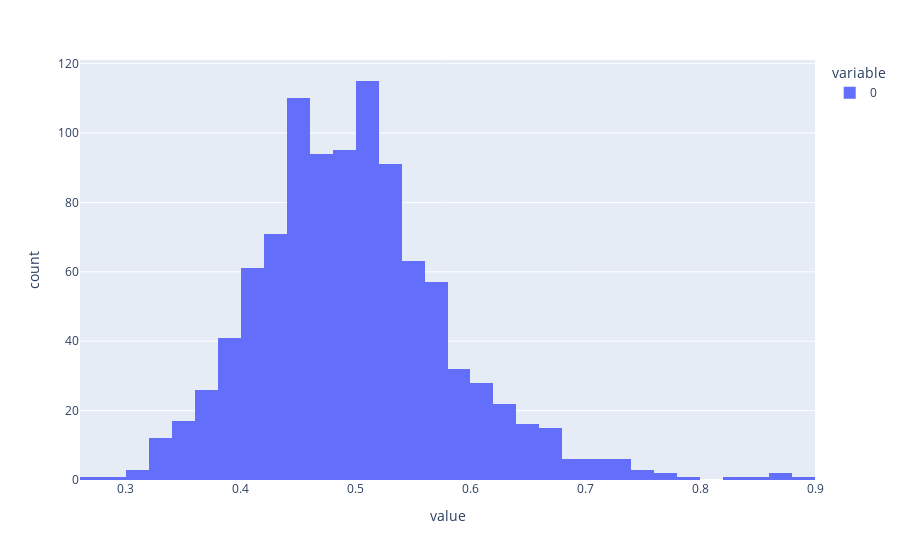

Notebook source saved alongside this figure:
### Code cell
px.histogram(data, nbins=50)

### Figure 1 — Plotly figure (JSON) as saved in the notebook; plotly's stock layout.template omitted (floating-point values rounded to 4 significant figures; data arrays with more than 128 entries replaced by an {"elided": "..."} marker saying what was removed)
{"data": [{"alignmentgroup": "True", "bingroup": "x", "hovertemplate": "variable=0<br>value=%{x}<br>count=%{y}<extra></extra>", "legendgroup": "0", "marker": {"color": "#636efa", "pattern": {"shape": ""}}, "name": "0", "nbinsx": 50, "offsetgroup": "0", "orientation": "v", "showlegend": true, "type": "histogram", "x": {"elided": "1000 float values"}, "xaxis": "x", "yaxis": "y"}], "layout": {"barmode": "relative", "legend": {"title": {"text": "variable"}, "tracegroupgap": 0}, "margin": {"t": 60}, "xaxis": {"anchor": "y", "domain": [0, 1], "title": {"text": "value"}}, "yaxis": {"anchor": "x", "domain": [0, 1], "title": {"text": "count"}}}}
